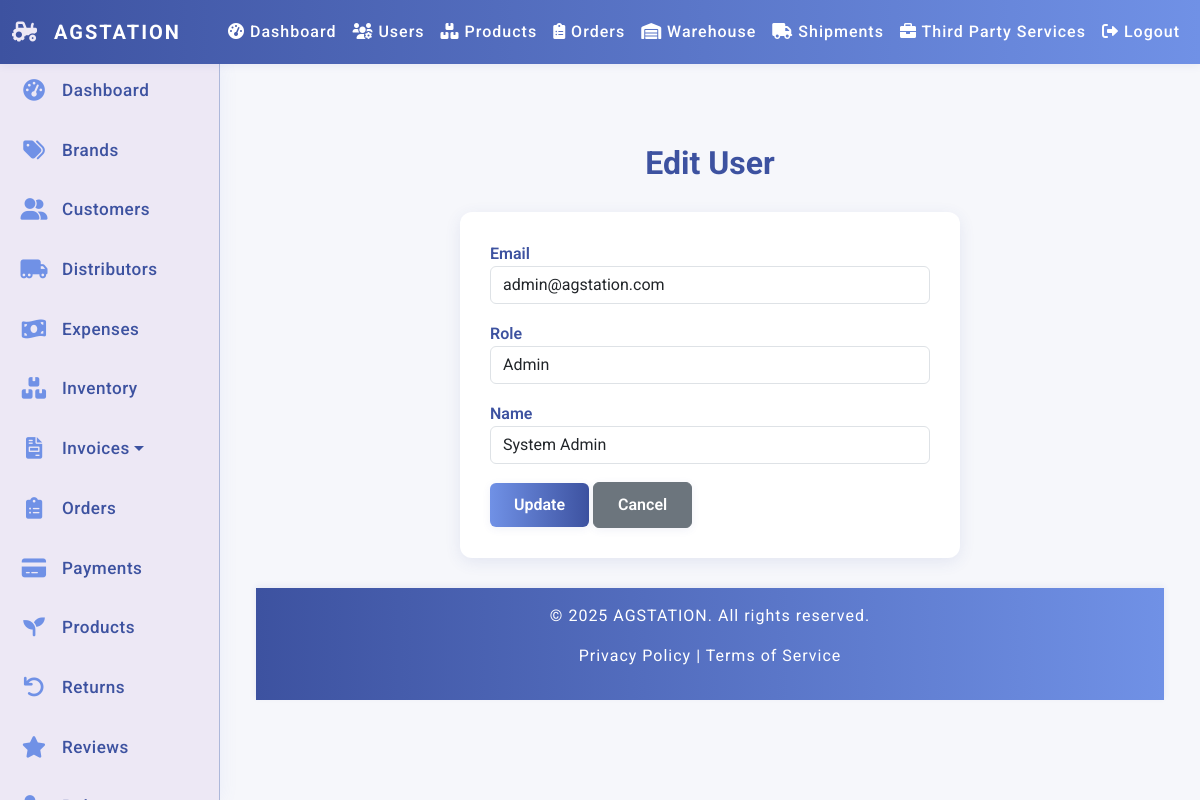
/admin/users/edit.php?id=1 (signed in), run on the app's committed database.
### tables this page shows
CREATE TABLE Users (
    user_id INT PRIMARY KEY AUTO_INCREMENT,
    name VARCHAR(255) NOT NULL,
    email VARCHAR(255) UNIQUE NOT NULL,
    password_hash TEXT NOT NULL,
    role_id INT NOT NULL,
    status ENUM('Active', 'Inactive') DEFAULT 'Active',
    created_at DATETIME DEFAULT CURRENT_TIMESTAMP,
    last_login DATETIME,
    FOREIGN KEY (role_id) REFERENCES Roles(role_id)
        ON DELETE RESTRICT ON UPDATE CASCADE
);

CREATE TABLE Roles (
    role_id INT PRIMARY KEY AUTO_INCREMENT,
    role_name VARCHAR(50) NOT NULL UNIQUE,
    created_at DATETIME DEFAULT CURRENT_TIMESTAMP,
    updated_at DATETIME DEFAULT CURRENT_TIMESTAMP ON UPDATE CURRENT_TIMESTAMP
);

### admin/users/edit.php (the view, shortened to what this page needs)
<?php
require_once '../../config/db.php';
$id = filter_input(INPUT_GET, 'id', FILTER_VALIDATE_INT);
try {
    $query = "SELECT * FROM users WHERE user_id = ?";
    $stmt = $pdo->prepare($query);
    $stmt->execute([$id]);
    $user = $stmt->fetch(PDO::FETCH_ASSOC);
    $roles_query = "SELECT * FROM roles";
    $roles_stmt = $pdo->prepare($roles_query);
    $roles_stmt->execute();
    $roles = $roles_stmt->fetchAll(PDO::FETCH_ASSOC);
} catch (PDOException $e) {
    die("Database error: " . $e->getMessage());
}
require_once '../../includes/header.php';
?>
<div class="container mt-4">
    <h2>Edit User</h2>
    <form method="POST">
        <div class="mb-3">
            <label>Email</label>
            <input type="email" name="email" value="<?= htmlspecialchars($user['email']) ?>" class="form-control" required>
        </div>
        <div class="mb-3">
            <label>Role</label>
            <select name="role_id" class="form-control" required>
                <?php foreach ($roles as $role): ?>
                    <option value="<?= htmlspecialchars($role['role_id']) ?>" <?= $role['role_id'] == $user['role_id'] ? 'selected' : '' ?>>
                        <?= htmlspecialchars($role['role_name']) ?>
                    </option>
                <?php endforeach; ?>
            </select>
        </div>
        <div class="mb-3">
            <label>Name</label>
            <input type="text" name="name" value="<?= htmlspecialchars($user['name'] ?? '') ?>" class="form-control" required>
        </div>
        <button type="submit" class="btn btn-primary">Update</button>
        <a href="index.php" class="btn btn-secondary">Cancel</a>
    </form>
</div>
<?php require_once '../../includes/footer.php'; ?>

### assets/css/style.css (style rules this page uses)
html, body { height: 100%; margin: 0; padding: 0; }
body { font-family: 'Roboto', sans-serif; margin: 0; padding: 0; background: #EDE8F5; color: #222; min-height: 100vh; display: flex; flex-direction: column; height: 100vh; }
h1, h2 { text-align: center; color: #3D52A0; font-weight: 700; margin-bottom: 20px; }
.btn, button { font-weight: 600; border-radius: 6px; padding: 10px 24px; transition: all 0.2s; box-shadow: 0 2px 8px rgba(61, 82, 160, 0.08); }
.btn-primary, .btn-primary:focus { background: linear-gradient(90deg, #7091E6 0%, #3D52A0 100%); border: none; color: #fff; }
form { background: #fff; border-radius: 12px; box-shadow: 0 4px 16px rgba(61, 82, 160, 0.10); padding: 30px; margin: 30px auto; max-width: 500px; animation: fadeIn 0.5s; }
form label { font-weight: 600; color: #3D52A0; }
form input, form textarea, form select { border-radius: 6px; border: 1px solid #ADB8DA; padding: 12px; margin-bottom: 18px; font-size: 1rem; transition: border-color 0.2s; -webkit-transition: border-color 0.2s; -moz-transition: border-color 0.2s; -ms-transition: border-color 0.2s; -o-transition: border-color 0.2s; }

### data on the page
users: email "admin@agstation.com", role_id "Admin", name "System Admin"
